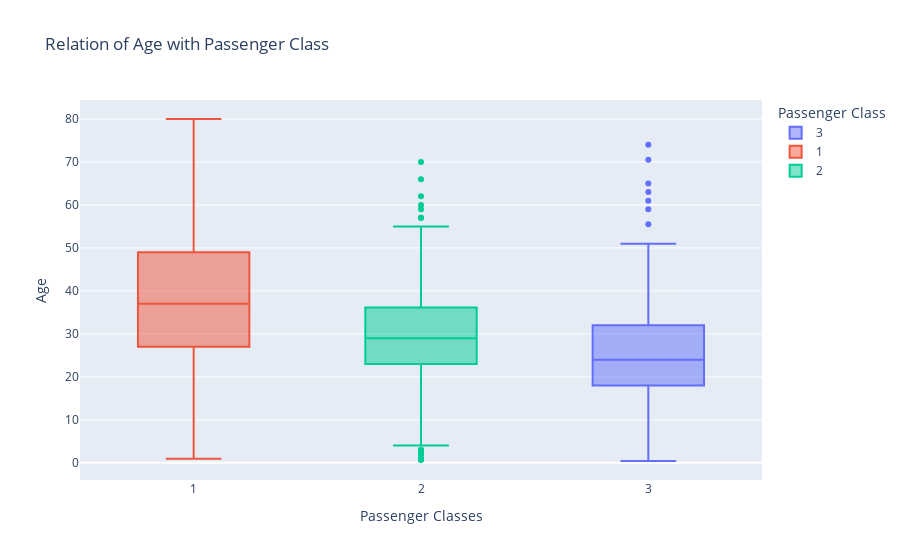

The cell this chart's notebook holds for it:
### Code cell
fig = px.box(
    title="Relation of Age with Passenger Class",
    data_frame=titanic,
    x="Pclass",
    y="Age",
    color="Pclass",
)

fig.update_layout(
    xaxis_title="Passenger Classes",
    legend_title_text="Passenger Class",
)

fig.show()

### Figure 1 — Plotly figure (JSON) as saved in the notebook; plotly's stock layout.template omitted (floating-point values rounded to 4 significant figures; data arrays with more than 128 entries replaced by an {"elided": "..."} marker saying what was removed)
{"data": [{"alignmentgroup": "True", "hovertemplate": "Pclass=%{x}<br>Age=%{y}<extra></extra>", "legendgroup": "3", "marker": {"color": "#636efa"}, "name": "3", "notched": false, "offsetgroup": "3", "orientation": "v", "showlegend": true, "type": "box", "x": {"elided": "491 int values"}, "x0": " ", "xaxis": "x", "y": {"elided": "491 float values"}, "y0": " ", "yaxis": "y"}, {"alignmentgroup": "True", "hovertemplate": "Pclass=%{x}<br>Age=%{y}<extra></extra>", "legendgroup": "1", "marker": {"color": "#EF553B"}, "name": "1", "notched": false, "offsetgroup": "1", "orientation": "v", "showlegend": true, "type": "box", "x": {"elided": "216 int values"}, "x0": " ", "xaxis": "x", "y": {"elided": "216 float values"}, "y0": " ", "yaxis": "y"}, {"alignmentgroup": "True", "hovertemplate": "Pclass=%{x}<br>Age=%{y}<extra></extra>", "legendgroup": "2", "marker": {"color": "#00cc96"}, "name": "2", "notched": false, "offsetgroup": "2", "orientation": "v", "showlegend": true, "type": "box", "x": {"elided": "184 int values"}, "x0": " ", "xaxis": "x", "y": {"elided": "184 float values"}, "y0": " ", "yaxis": "y"}], "layout": {"boxmode": "overlay", "legend": {"title": {"text": "Passenger Class"}, "tracegroupgap": 0}, "title": {"text": "Relation of Age with Passenger Class"}, "xaxis": {"anchor": "y", "categoryarray": [3, 1, 2], "categoryorder": "array", "domain": [0, 1], "title": {"text": "Passenger Classes"}}, "yaxis": {"anchor": "x", "domain": [0, 1], "title": {"text": "Age"}}}}
